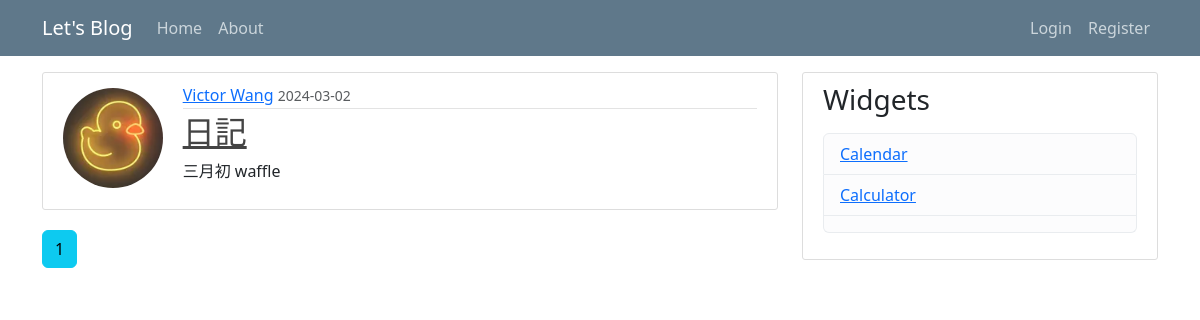
The page /home on the database its author committed.
### flaskblog/models.py (models this page shows, shortened)
class Post(db.Model):
    id = db.Column(db.Integer, primary_key=True)
    title = db.Column(db.String(100), nullable=False)
    date_posted = db.Column(db.DateTime, nullable=False, default=datetime.utcnow)
    content = db.Column(db.Text, nullable=False)
    user_id = db.Column(db.Integer, db.ForeignKey('user.id'), nullable=False)
    comments = db.relationship('Comment', backref='post', lazy=True, cascade="all, delete-orphan")

class User(db.Model, UserMixin):
    id = db.Column(db.Integer, primary_key=True)
    username = db.Column(db.String(20), unique=True, nullable=False)
    email = db.Column(db.String(120), unique=True, nullable=False)
    image_file = db.Column(db.String(20), nullable=False, default='default.jpg')
    password = db.Column(db.String(60), nullable=False)
    posts = db.relationship('Post', backref='author', lazy=True)
    comments = db.relationship('Comment', backref='author', lazy=True)

### flaskblog/routes.py (the view)
@app.route("/")
@app.route("/home")
def home():
    page = request.args.get('page', 1, type=int)
    posts = Post.query.order_by(desc(Post.id)).paginate(page=page, per_page=5)
    return render_template('home.html', posts=posts)

### flaskblog/templates/home.html
{% extends 'layout.html' %}
{% block content %}
{% for post in posts.items %}
<article class="media content-section">
	<div class="row align-items-start">
		<div class="col-md-2 text-center align-self-start">
			<img class="rounded-circle article-img"
				src="{{ url_for('static', filename='profile_pics/' + post.author.image_file) }}"
				style="width: 100px; height: 100px; margin-top: 5px;">
		</div>
		<div class="col-md-10">
			<div class="media-body">
				<div class="article-metadata">
					<a class="mr-2" href="{{ url_for('user_post', username=post.author.username) }}">{{ post.author.username }}</a>
					<small class="text-muted">{{ post.date_posted.strftime('%Y-%m-%d') }}</small>
				</div>
				<h2><a class="article-title" href="{{ url_for('post', post_id=post.id) }}">{{ post.title }}</a></h2>
				{% if post.content|length > 500 %}
				<p class="article-content" style="max-width: 100%; overflow-wrap: break-word;">{{ post.content[:500]
					}}...</p>
				<a href="{{ url_for('post', post_id=post.id) }}">Read more</a>
				{% else %}
				<p class="article-content" style="max-width: 100%; overflow-wrap: break-word;">{{ post.content }}</p>
				{% endif %}
			</div>
		</div>
	</div>
</article>
{% endfor %}
{% for page_num in posts.iter_pages(left_edge=1, right_edge=1, left_current=1, right_current=2) %}
{% if page_num %}
{% if posts.page == page_num %}
<a class="btn btn-info mb-4" href="{{ url_for('home', page=page_num) }}">{{ page_num }}</a>
{% else %}
<a class="btn btn-outline-info mb-4" href="{{ url_for('home', page=page_num) }}">{{ page_num }}</a>
{% endif %}
{% else %}
...
{% endif %}
{% endfor %}
{% endblock content %}

### flaskblog/static/main.css (style rules this page uses)
body { background: #fafafa; color: #333333; margin-top: 5rem; }
h1, h2, h3, h4, h5, h6 { color: #444444; }
.content-section { background: #ffffff; padding: 10px 20px; border: 1px solid #dddddd; border-radius: 3px; margin-bottom: 20px; }
.article-title { color: #444444; }
.article-content { white-space: pre-line; }
.article-img { height: 65px; width: 65px; margin-right: 16px; }
.article-metadata { padding-bottom: 1px; margin-bottom: 4px; border-bottom: 1px solid #e3e3e3 }

### rows shown on the page
Post: image_file (picture), author.username "Victor Wang", date_posted "2024-03-02", title "日記", content "三月初 waffle"

### other values the page prints
{{ page_num }} "1"
